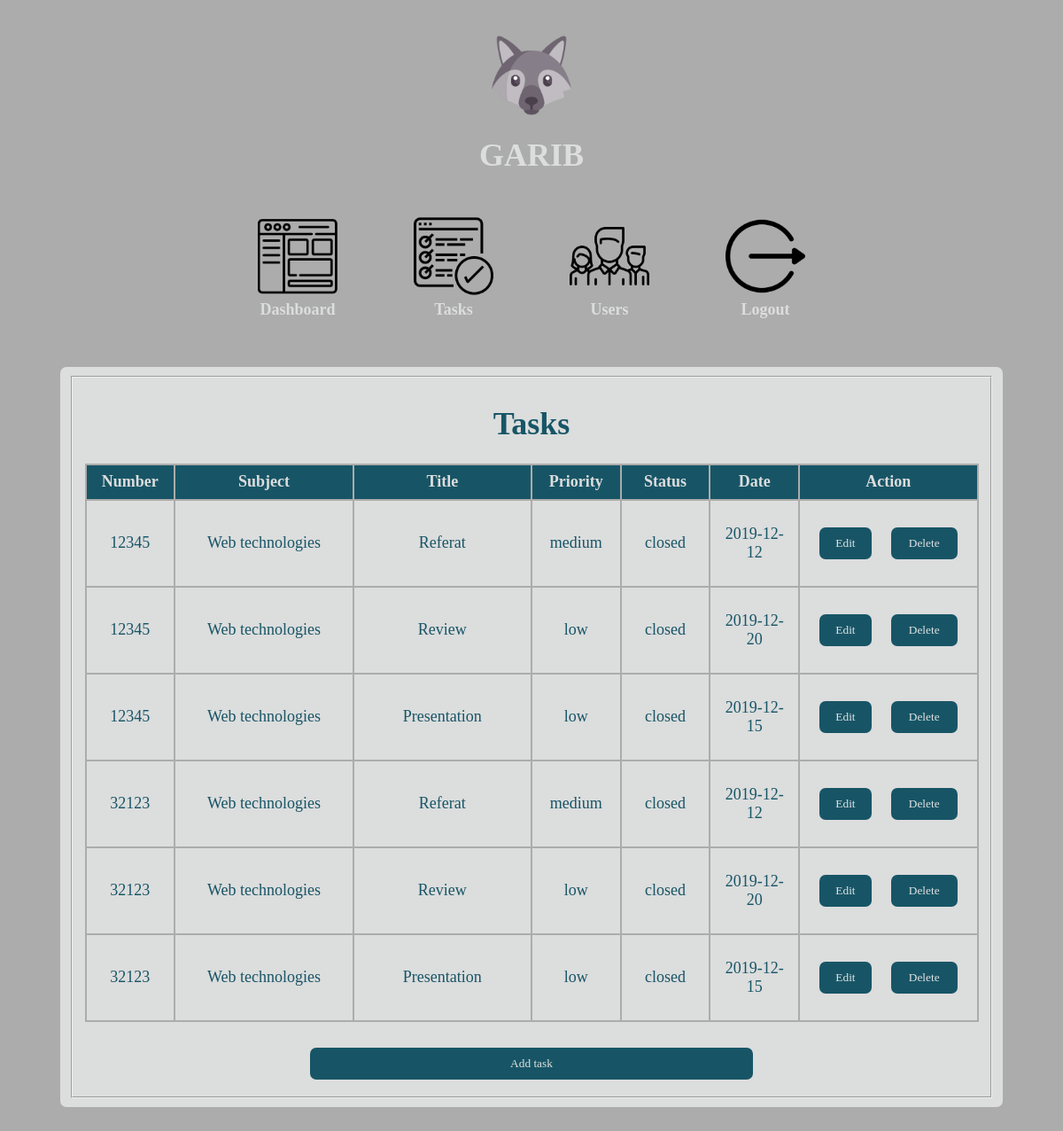
/tasksClosedAdmin.php (signed in), run on the app's committed database.
### tables this page shows
CREATE TABLE `tasks` (
  `id` int(100) NOT NULL AUTO_INCREMENT,
  `number` int(50) NOT NULL,
  `subject` varchar(100) NOT NULL,
  `title` varchar(100) NOT NULL,
  `description` varchar(1000) NOT NULL,
  `priority` varchar(20) NOT NULL,
  `status` varchar(20) NOT NULL,
  `date` date NOT NULL,
  PRIMARY KEY (`id`)
);

### tasksClosedAdmin.php (the view, shortened to what this page needs)
<?php
    require_once "connect.php";
    $connection = new mysqli($host, $db_user, $db_password, $db_name);
?>
<!doctype html>
<html>
    <head>
        <link rel = "stylesheet" href = "tasks.css">
    </head>
    <body>
        <header id = "header">
            <div>
                <img class = "icon" id = "wolf" src = "Pictures/wolf.png">
                <h1 id = "garib"> GARIB </h1>
            </div>
        </header>
        <main>
            <table id = "iconsTable">
                <tr>
                    <th class = "iconHoover">
                        <div>
                            <a href="dashboardAdmin.php">
                                <img class = "iconButtons" id = "dashboardButton" src = "Pictures/dashboard.png">
                            </a>
                            <br/>
                            <label> Dashboard </label>
                        </div>
                    </th>
                    <th class = "iconHoover">
                        <div>
                            <a href="tasksAdmin.php">
                                <img class = "iconButtons" id = "tasksButton" src = "Pictures/task.png">
                            </a>
                            <br/>
                            <label> Tasks </label>
                        </div>
                    </th>
                    <th class = "iconHoover">
                        <div>
                            <a href="users.php">
                                <img class = "iconButtons" id = "usersButton" src = "Pictures/user.png">
                            </a>
                            <br/>
                            <label> Users </label>
                        </div>
                    </th>
                    <th class = "iconHoover">
                        <div>
                            <a href="logout.php">
                                <img class = "iconButtons" id = "logoutButton" src = "Pictures/logout.png">
                            </a>
                            <br/>
                            <label> Logout </label>
                        </div>
                    </th>
                </tr>
            </table>
            <form>
                <fieldset>
                    <h1> Tasks </h1>
                    <table class = "tableFill">
                        <thead class = "tableHead">
                            <tr>
                                <th id = "tableHeadOne"> Number </th>
                                <th id = "tableHeadTwo"> Subject </th>
                                <th id = "tableHeadThree"> Title </th>
                                <th id = "tableHeadFour"> Priority </th>
                                <th id = "tableHeadFive"> Status </th>
                                <th id = "tableHeadSix"> Date </th>
                                <th id = "tableHeadSeven"> Action </th>
                            </tr>
                        </thead>
                        <tbody class = "tableBody">
                            <?php
                                $sql = "SELECT * FROM tasks WHERE status = 'closed'";
                                if($result = $connection->query($sql)){
                                    $tasksCount = $result->num_rows;
                                    if($tasksCount>0){
                                        while ($row = mysqli_fetch_array($result)) {
                                            echo "
                                            <tr class = 'tableRow'>
                                                <td>".($row['number'])."</td>
                                                <td>".($row['subject'])."</td>
                                                <td>".($row['title'])."</td>
                                                <td>".($row['priority'])."</td>
                                                <td>".($row['status'])."</td>
                                                <td>".($row['date'])."</td>
                                                <td>
                                                    <table class = 'buttonsTable'>
                                                        <tr>
                                                            <td class = 'buttonTableData'>
                                                                <form class = 'formButton' method = 'POST' action = 'editTask.php?taskId=".$row['id']."'>
                                                                    <button class = 'Button' type = 'submit'> Edit </button>
                                                                </form>
                                                            </td>
                                                            <td class = 'buttonTableData'>
                                                                <form class = 'formButton' method = 'POST' action = 'deleteTask.php?taskId=".$row['id']."'>
                                                                    <button class = 'Button' type = 'submit'> Delete </button>
                                                                </form>
                                                            </td>
                                                        </tr>
                                                    </table>
                                                </td>
                                            </tr>";
                                        }
                                    }
                                    else{
                                        echo "No tasks.";
                                    }
                                }
                            ?>
                        </tbody>
                    </table>
                    <br/>
                    <form class = "formButton" method="POST", action = "addTask.php">
                        <button class = "Button" type = "submit"> Add task </button>
                    </form>
                </fieldset>
            </form>
        </main>
    </body>
</html>

### tasks.css (style rules this page uses)
* { box-sizing: border-box; }
body { background-color: rgb(172, 172, 172); font-family: Georgia, 'Times New Roman', Times, serif; margin: 20px 40px 20px 40px; font-size: 18px; color: rgb(220, 221, 221); text-align: center; }
h1 { text-align: center; color: #175566; }
form { max-width: 95%; margin: 40px auto; padding: 10px 10px; background: rgb(220, 221, 221); border-radius: 7px; }
.formButton { max-width: 500px; margin: 0px auto; padding: 0px 0px 0px 0px; background: rgb(220, 221, 221); border-radius: 7px; }
#garib { color: rgb(220, 221, 221); }
#iconsTable { margin-left: auto; margin-right: auto; }
.iconHoover { padding-left: 40px; padding-right: 40px; padding-bottom: 10px; padding-top: 20px; color: rgb(220, 221, 221); }
.Button { background-color: #175566; color: #E1E2E2; border-radius: 7px; padding: 10px 10px; margin: 8px 0; border: none; cursor: pointer; width: 100%; font-family: Georgia, 'Times New Roman', Times, serif; }
img { width: 90px; height: 90px; align-self: center; }
.icon { display: block; margin-left: auto; margin-right: auto; margin-top: 40px; }
.tableFill { margin-left: auto; margin-right: auto; width: 100%; height: 50px; border: 2px solid rgb(172, 172, 172); border-collapse: collapse; border-spacing: 0; table-layout: fixed; }
.buttonsTable { margin-left: auto; margin-right: auto; width: 100%; }
.buttonTableData { border: 0px; }
thead { border-radius: 5px; background-color: #175566; border-collapse: collapse; color: rgb(220, 221, 221); margin-left: auto; margin-right: auto; padding-left: 40px; padding-right: 40px; font-weight: bold; height: 40px; }
tbody { color: #175566; border-collapse: collapse; height: 40px; }
tr { border: 2px solid rgb(172, 172, 172); border-collapse: collapse; text-align: center; height: 40px; }
td { border: 2px solid rgb(172, 172, 172); border-collapse: collapse; text-align: center; height: 40px; overflow: hidden; padding: 10px; }
th { border: 2px solid rgb(172, 172, 172); border-collapse: collapse; text-align: center; height: 40px; }
#tableHeadOne { width: 10%; }
#tableHeadTwo { width: 20%; }
#tableHeadThree { width: 20%; }
#tableHeadFour { width: 10%; }
#tableHeadFive { width: 10%; }
#tableHeadSix { width: 10%; }
#tableHeadSeven { width: 20%; }

### data on the page
tasks: number "12345", subject "Web technologies", title "Referat", priority "medium", status "closed", date "2019-12-12"
tasks: number "12345", subject "Web technologies", title "Review", priority "low", status "closed", date "2019-12-20"
tasks: number "12345", subject "Web technologies", title "Presentation", priority "low", status "closed", date "2019-12-15"
tasks: number "32123", subject "Web technologies", title "Referat", priority "medium", status "closed", date "2019-12-12"
tasks: number "32123", subject "Web technologies", title "Review", priority "low", status "closed", date "2019-12-20"
tasks: number "32123", subject "Web technologies", title "Presentation", priority "low", status "closed", date "2019-12-15"
